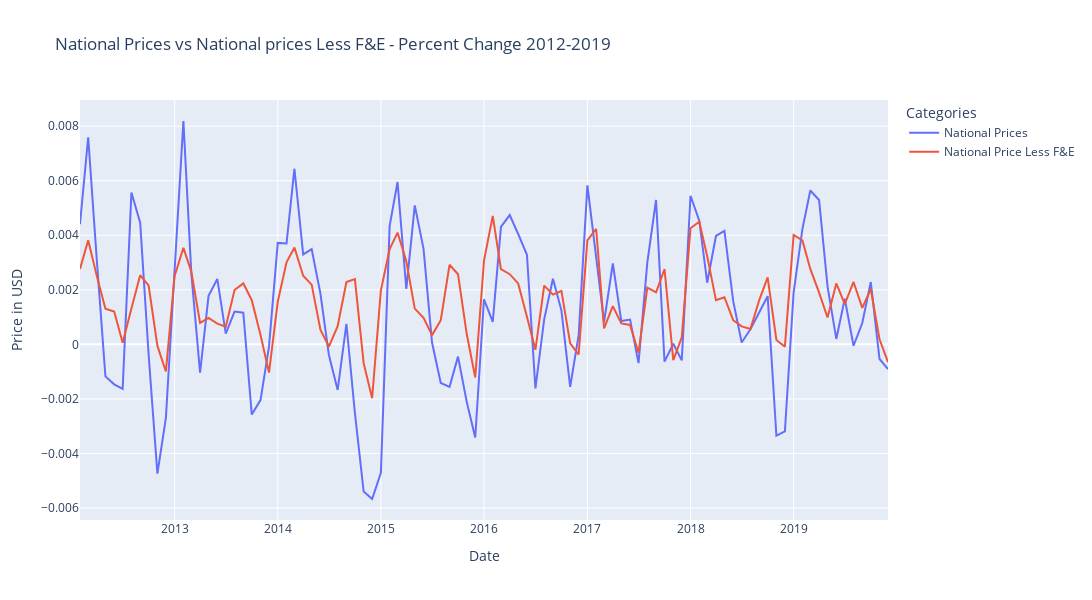

Notebook cell for this chart:
### Code cell
fig = px.line(national_2010s_pctchange_df, 
        labels={'value': 'Price in USD', 'variable': 'Categories'}, 
        title="National Prices vs National prices Less F&E - Percent Change 2012-2019",
       width=1300, height=600)
fig.show()
fig.write_image('./assets/images/national_prices_vs_national_prices_less_f&e_-_percent_change_2012_2019_plot.png')
